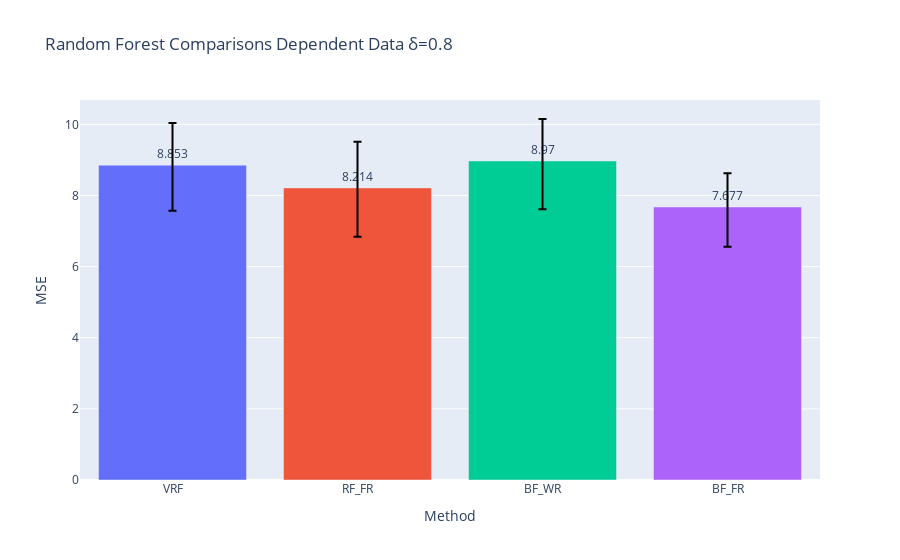

The notebook cell this image was saved under:
### Code cell
fig = go.Figure()
fig.add_trace(go.Bar(
#     x=['VRF', 'BF_WR', 'BF_FR'], 
    x = df.columns,
    y=(df).mean(),
    marker_color=px.colors.qualitative.Plotly,
    text=np.around((df).mean(),3),
    textposition='outside',
    error_y=dict(
        type='data',
        color='black',
        symmetric=False,
        array=(df).quantile(.75) - (df).mean(),
        arrayminus=(df).mean() - (df).quantile(.25))
#         array=(df).mean() + (df).std(),
#         arrayminus=(df).mean() - (df).std())
))
# fig.add_trace(go.Bar(
#     name='Experimental',
#     x=['GenCp', 'KFCV', 'SPCV'], y=(df).mean(),
#     error_y=dict(type='data', array=[1, 2])
# ))
# fig.update_layout(barmode='group')
# fig.add_hline(y=1., line_color='red')
fig.update_layout(
#     title=f"FC_\u03B4{delta}_snr{snr}_nk{noise_kernel}_nls{noise_length_scale}_nv{noise_nu}_Xk{X_kernel}_Xls{X_length_scale}_Xv{X_nu}",
    title=f"Random Forest Comparisons IID Data" if delta==0 else f"Random Forest Comparisons Dependent Data \u03B4={delta}",
    xaxis_title="Method",
    yaxis_title="MSE",
#     legend_title="Legend Title",
#     font=dict(
#         family="Courier New, monospace",
#         size=18,
#         color="RebeccaPurple"
#     )
)
# barfp = os.path.expanduser(savedir + fig.layout.title['text'] + ".jpeg")
# fig.write_image(os.path.expanduser(barfp))
fig.show()

### Figure 1 — Plotly figure (JSON) as saved in the notebook; plotly's stock layout.template omitted (floating-point values rounded to 4 significant figures)
{"data": [{"error_y": {"array": [1.184, 1.294, 1.18, 0.9483], "arrayminus": [1.279, 1.377, 1.354, 1.118], "color": "black", "symmetric": false, "type": "data"}, "marker": {"color": ["#636EFA", "#EF553B", "#00CC96", "#AB63FA", "#FFA15A", "#19D3F3", "#FF6692", "#B6E880", "#FF97FF", "#FECB52"]}, "text": [8.853, 8.214, 8.97, 7.677], "textposition": "outside", "type": "bar", "x": ["VRF", "RF_FR", "BF_WR", "BF_FR"], "y": [8.853, 8.214, 8.97, 7.677]}], "layout": {"title": {"text": "Random Forest Comparisons Dependent Data δ=0.8"}, "xaxis": {"title": {"text": "Method"}}, "yaxis": {"title": {"text": "MSE"}}}}
